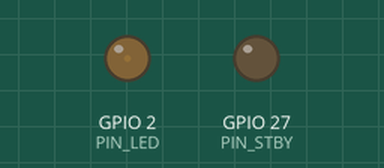
Recording of a program running on a simulated ESP32. Parts: output pins drawn as LEDs (lit = HIGH).

Above: at 0.05 s.
At 0.65 s:
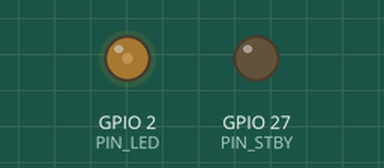
At 1.3 s:
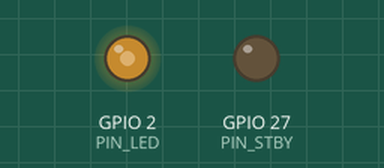
At 2.55 s:
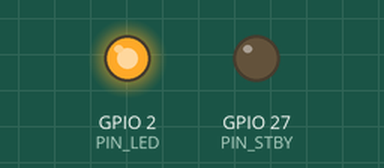
Timing chart, 0 to 5.9 s (numbered marks = the images above):
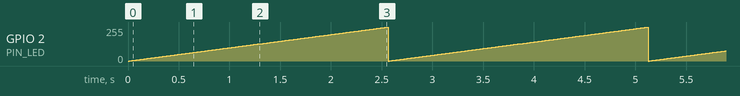

Measured:
- by itself, GPIO 2 (PIN_LED): ramps from 0/255 to 255/255 and jumps back, once every 2.6 s

The program:

main.cpp
```cpp
#include <Arduino.h>
#include <macros.h>

#define PWM_CANAL_A    0
#define PWM_FRECUENCIA 100
#define PWM_RESOLUCION 8

void setup() {
  pinMode(PIN_STBY, OUTPUT);  digitalWrite(PIN_STBY, LOW);
  pinMode(PIN_LED,  OUTPUT);
  ledcSetup(PWM_CANAL_A, PWM_FRECUENCIA, PWM_RESOLUCION);
  ledcAttachPin(PIN_LED, PWM_CANAL_A);
  ledcWrite(PWM_CANAL_A, 0); // fija ancho del pulso PWM en 0
}

void loop() {
  for(int i=0; i <= 255; i++) {
    ledcWrite(PWM_CANAL_A, i);
    delay(10);
  }
}
```

macros.h
```cpp
#define DEBUG_BLUETOOTH

#define CONV_BAT (3.6/1100.0)  // Factor para convertir lectura 12 bits (0-4095) a volts

#define PIN_LED    2
#define PIN_BOTON 15
#define PIN_STBY  27
```
